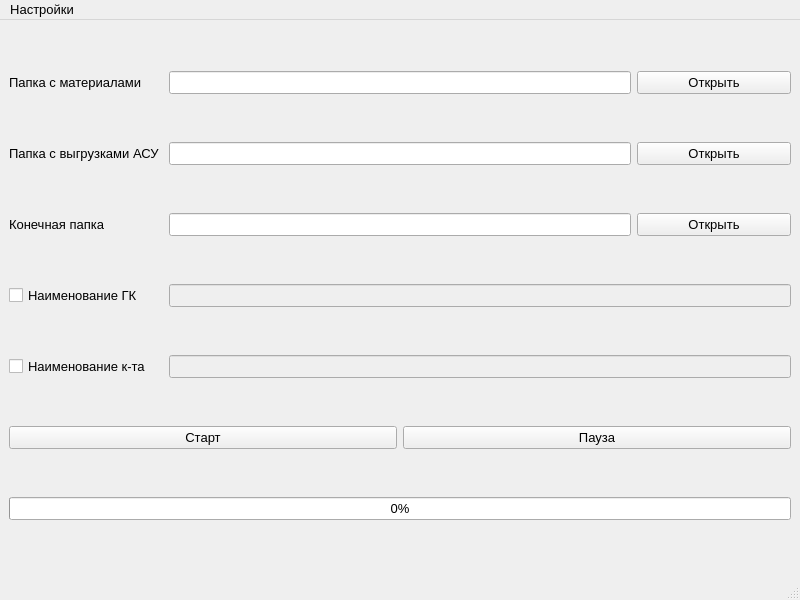
<?xml version="1.0" encoding="UTF-8"?>
<ui version="4.0">
 <class>mainWindow</class>
 <widget class="QMainWindow" name="mainWindow">
  <property name="geometry">
   <rect>
    <x>0</x>
    <y>0</y>
    <width>800</width>
    <height>600</height>
   </rect>
  </property>
  <property name="font">
   <font>
    <pointsize>10</pointsize>
   </font>
  </property>
  <property name="windowTitle">
   <string>Главное окно</string>
  </property>
  <widget class="QWidget" name="centralwidget">
   <layout class="QGridLayout" name="gridLayout">
    <item row="0" column="4">
     <widget class="QPushButton" name="pushButton_open_material_sp_dir">
      <property name="text">
       <string>Открыть</string>
      </property>
     </widget>
    </item>
    <item row="3" column="0">
     <widget class="QCheckBox" name="checkBox_name_gk">
      <property name="text">
       <string>Наименование ГК</string>
      </property>
     </widget>
    </item>
    <item row="1" column="1" colspan="3">
     <widget class="QLineEdit" name="lineEdit_path_load_asu"/>
    </item>
    <item row="6" column="0" colspan="5">
     <widget class="QProgressBar" name="progressBar">
      <property name="value">
       <number>0</number>
      </property>
     </widget>
    </item>
    <item row="3" column="1" colspan="4">
     <widget class="QLineEdit" name="lineEdit_name_gk">
      <property name="enabled">
       <bool>false</bool>
      </property>
     </widget>
    </item>
    <item row="1" column="0">
     <widget class="QLabel" name="label_load_asu">
      <property name="text">
       <string>Папка с выгрузками АСУ</string>
      </property>
     </widget>
    </item>
    <item row="4" column="1" colspan="4">
     <widget class="QLineEdit" name="lineEdit_name_set">
      <property name="enabled">
       <bool>false</bool>
      </property>
     </widget>
    </item>
    <item row="1" column="4">
     <widget class="QPushButton" name="pushButton_open_load_asu_dir">
      <property name="text">
       <string>Открыть</string>
      </property>
     </widget>
    </item>
    <item row="5" column="0" colspan="5">
     <layout class="QHBoxLayout" name="horizontalLayout">
      <item>
       <widget class="QPushButton" name="pushButton_start">
        <property name="text">
         <string>Старт</string>
        </property>
       </widget>
      </item>
      <item>
       <widget class="QPushButton" name="pushButton_pause">
        <property name="text">
         <string>Пауза</string>
        </property>
       </widget>
      </item>
     </layout>
    </item>
    <item row="2" column="0">
     <widget class="QLabel" name="label_finish_folder">
      <property name="text">
       <string>Конечная папка</string>
      </property>
     </widget>
    </item>
    <item row="2" column="4">
     <widget class="QPushButton" name="pushButton_open_path_finish_dir">
      <property name="text">
       <string>Открыть</string>
      </property>
     </widget>
    </item>
    <item row="0" column="1" colspan="3">
     <widget class="QLineEdit" name="lineEdit_path_material_sp"/>
    </item>
    <item row="0" column="0">
     <widget class="QLabel" name="label_material_sp">
      <property name="text">
       <string>Папка с материалами</string>
      </property>
     </widget>
    </item>
    <item row="4" column="0">
     <widget class="QCheckBox" name="checkBox_name_set">
      <property name="text">
       <string>Наименование к-та</string>
      </property>
     </widget>
    </item>
    <item row="2" column="1" colspan="3">
     <widget class="QLineEdit" name="lineEdit_path_finish_folder"/>
    </item>
   </layout>
  </widget>
  <widget class="QMenuBar" name="menubar">
   <property name="geometry">
    <rect>
     <x>0</x>
     <y>0</y>
     <width>800</width>
     <height>24</height>
    </rect>
   </property>
   <widget class="QMenu" name="menu">
    <property name="title">
     <string>Настройки</string>
    </property>
    <addaction name="action_default_window"/>
   </widget>
   <addaction name="menu"/>
  </widget>
  <widget class="QStatusBar" name="statusbar"/>
  <action name="action_default_window">
   <property name="text">
    <string>Настройки по умолчанию</string>
   </property>
  </action>
 </widget>
 <resources/>
 <connections>
  <connection>
   <sender>checkBox_name_gk</sender>
   <signal>toggled(bool)</signal>
   <receiver>lineEdit_name_gk</receiver>
   <slot>setEnabled(bool)</slot>
   <hints>
    <hint type="sourcelabel">
     <x>102</x>
     <y>290</y>
    </hint>
    <hint type="destinationlabel">
     <x>490</x>
     <y>290</y>
    </hint>
   </hints>
  </connection>
  <connection>
   <sender>checkBox_name_set</sender>
   <signal>toggled(bool)</signal>
   <receiver>lineEdit_name_set</receiver>
   <slot>setEnabled(bool)</slot>
   <hints>
    <hint type="sourcelabel">
     <x>102</x>
     <y>380</y>
    </hint>
    <hint type="destinationlabel">
     <x>490</x>
     <y>380</y>
    </hint>
   </hints>
  </connection>
 </connections>
</ui>
